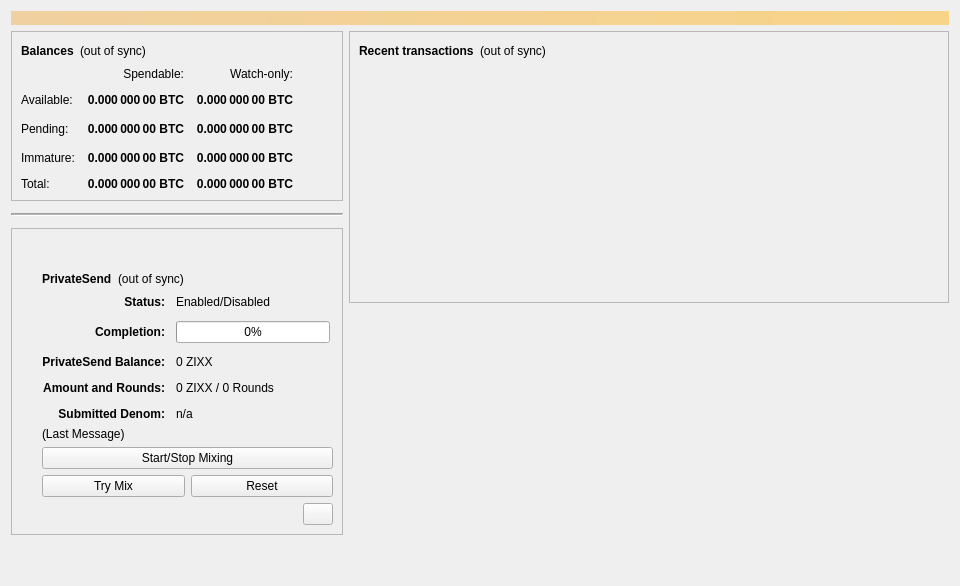
<?xml version="1.0" encoding="UTF-8"?>
<ui version="4.0">
 <class>OverviewPage</class>
 <widget class="QWidget" name="OverviewPage">
  <property name="geometry">
   <rect>
    <x>0</x>
    <y>0</y>
    <width>960</width>
    <height>586</height>
   </rect>
  </property>
  <property name="minimumSize">
   <size>
    <width>960</width>
    <height>0</height>
   </size>
  </property>
  <property name="windowTitle">
   <string>Form</string>
  </property>
  <layout class="QVBoxLayout" name="topLayout">
   <item>
    <widget class="QLabel" name="labelAlerts">
     <property name="visible">
      <bool>false</bool>
     </property>
     <property name="styleSheet">
      <string notr="true">QLabel { background-color: qlineargradient(x1: 0, y1: 0, x2: 1, y2: 0, stop:0 #F0D0A0, stop:1 #F8D488); color:#000000; }</string>
     </property>
     <property name="wordWrap">
      <bool>true</bool>
     </property>
     <property name="margin">
      <number>3</number>
     </property>
     <property name="textInteractionFlags">
      <set>Qt::TextSelectableByMouse</set>
     </property>
    </widget>
   </item>
   <item>
    <layout class="QHBoxLayout" name="horizontalLayout" stretch="0,1">
     <item>
      <layout class="QVBoxLayout" name="verticalLayout_2">
       <item>
        <widget class="QFrame" name="frame">
         <property name="frameShape">
          <enum>QFrame::StyledPanel</enum>
         </property>
         <property name="frameShadow">
          <enum>QFrame::Raised</enum>
         </property>
         <layout class="QVBoxLayout" name="verticalLayout_4">
          <item>
           <layout class="QHBoxLayout" name="horizontalLayout_4">
            <item>
             <widget class="QLabel" name="label_5">
              <property name="font">
               <font>
                <weight>75</weight>
                <bold>true</bold>
               </font>
              </property>
              <property name="text">
               <string>Balances</string>
              </property>
             </widget>
            </item>
            <item>
             <widget class="QLabel" name="labelWalletStatus">
              <property name="toolTip">
               <string>The displayed information may be out of date. Your wallet automatically synchronizes with the Zixx network after a connection is established, but this process has not completed yet.</string>
              </property>
              <property name="styleSheet">
               <string notr="true"/>
              </property>
              <property name="text">
               <string notr="true">(out of sync)</string>
              </property>
              <property name="alignment">
               <set>Qt::AlignLeading|Qt::AlignLeft|Qt::AlignVCenter</set>
              </property>
             </widget>
            </item>
            <item>
             <spacer name="horizontalSpacer_3">
              <property name="orientation">
               <enum>Qt::Horizontal</enum>
              </property>
              <property name="sizeHint" stdset="0">
               <size>
                <width>40</width>
                <height>20</height>
               </size>
              </property>
             </spacer>
            </item>
           </layout>
          </item>
          <item>
           <layout class="QGridLayout" name="gridLayout">
            <property name="spacing">
             <number>12</number>
            </property>
            <item row="2" column="2">
             <widget class="QLabel" name="labelWatchPending">
              <property name="font">
               <font>
                <weight>75</weight>
                <bold>true</bold>
               </font>
              </property>
              <property name="cursor">
               <cursorShape>IBeamCursor</cursorShape>
              </property>
              <property name="toolTip">
               <string>Unconfirmed transactions to watch-only addresses</string>
              </property>
              <property name="text">
               <string notr="true">0.000 000 00 BTC</string>
              </property>
              <property name="alignment">
               <set>Qt::AlignRight|Qt::AlignTrailing|Qt::AlignVCenter</set>
              </property>
              <property name="textInteractionFlags">
               <set>Qt::LinksAccessibleByMouse|Qt::TextSelectableByKeyboard|Qt::TextSelectableByMouse</set>
              </property>
             </widget>
            </item>
            <item row="2" column="1">
             <widget class="QLabel" name="labelUnconfirmed">
              <property name="font">
               <font>
                <weight>75</weight>
                <bold>true</bold>
               </font>
              </property>
              <property name="cursor">
               <cursorShape>IBeamCursor</cursorShape>
              </property>
              <property name="toolTip">
               <string>Total of transactions that have yet to be confirmed, and do not yet count toward the spendable balance</string>
              </property>
              <property name="text">
               <string notr="true">0.000 000 00 BTC</string>
              </property>
              <property name="alignment">
               <set>Qt::AlignRight|Qt::AlignTrailing|Qt::AlignVCenter</set>
              </property>
              <property name="textInteractionFlags">
               <set>Qt::LinksAccessibleByMouse|Qt::TextSelectableByKeyboard|Qt::TextSelectableByMouse</set>
              </property>
             </widget>
            </item>
            <item row="3" column="2">
             <widget class="QLabel" name="labelWatchImmature">
              <property name="font">
               <font>
                <weight>75</weight>
                <bold>true</bold>
               </font>
              </property>
              <property name="cursor">
               <cursorShape>IBeamCursor</cursorShape>
              </property>
              <property name="toolTip">
               <string>Mined balance in watch-only addresses that has not yet matured</string>
              </property>
              <property name="text">
               <string notr="true">0.000 000 00 BTC</string>
              </property>
              <property name="alignment">
               <set>Qt::AlignRight|Qt::AlignTrailing|Qt::AlignVCenter</set>
              </property>
              <property name="textInteractionFlags">
               <set>Qt::LinksAccessibleByMouse|Qt::TextSelectableByKeyboard|Qt::TextSelectableByMouse</set>
              </property>
             </widget>
            </item>
            <item row="4" column="0">
             <widget class="QLabel" name="labelTotalText">
              <property name="text">
               <string>Total:</string>
              </property>
             </widget>
            </item>
            <item row="3" column="1">
             <widget class="QLabel" name="labelImmature">
              <property name="font">
               <font>
                <weight>75</weight>
                <bold>true</bold>
               </font>
              </property>
              <property name="cursor">
               <cursorShape>IBeamCursor</cursorShape>
              </property>
              <property name="toolTip">
               <string>Mined balance that has not yet matured</string>
              </property>
              <property name="text">
               <string notr="true">0.000 000 00 BTC</string>
              </property>
              <property name="alignment">
               <set>Qt::AlignRight|Qt::AlignTrailing|Qt::AlignVCenter</set>
              </property>
              <property name="textInteractionFlags">
               <set>Qt::LinksAccessibleByMouse|Qt::TextSelectableByKeyboard|Qt::TextSelectableByMouse</set>
              </property>
             </widget>
            </item>
            <item row="2" column="3">
             <spacer name="horizontalSpacer_2">
              <property name="orientation">
               <enum>Qt::Horizontal</enum>
              </property>
              <property name="sizeHint" stdset="0">
               <size>
                <width>40</width>
                <height>20</height>
               </size>
              </property>
             </spacer>
            </item>
            <item row="3" column="0">
             <widget class="QLabel" name="labelImmatureText">
              <property name="text">
               <string>Immature:</string>
              </property>
             </widget>
            </item>
            <item row="4" column="1">
             <widget class="QLabel" name="labelTotal">
              <property name="font">
               <font>
                <weight>75</weight>
                <bold>true</bold>
               </font>
              </property>
              <property name="cursor">
               <cursorShape>IBeamCursor</cursorShape>
              </property>
              <property name="toolTip">
               <string>Your current total balance</string>
              </property>
              <property name="text">
               <string notr="true">0.000 000 00 BTC</string>
              </property>
              <property name="alignment">
               <set>Qt::AlignRight|Qt::AlignTrailing|Qt::AlignVCenter</set>
              </property>
              <property name="textInteractionFlags">
               <set>Qt::LinksAccessibleByMouse|Qt::TextSelectableByKeyboard|Qt::TextSelectableByMouse</set>
              </property>
             </widget>
            </item>
            <item row="4" column="2">
             <widget class="QLabel" name="labelWatchTotal">
              <property name="font">
               <font>
                <weight>75</weight>
                <bold>true</bold>
               </font>
              </property>
              <property name="cursor">
               <cursorShape>IBeamCursor</cursorShape>
              </property>
              <property name="toolTip">
               <string>Current total balance in watch-only addresses</string>
              </property>
              <property name="text">
               <string notr="true">0.000 000 00 BTC</string>
              </property>
              <property name="alignment">
               <set>Qt::AlignRight|Qt::AlignTrailing|Qt::AlignVCenter</set>
              </property>
              <property name="textInteractionFlags">
               <set>Qt::LinksAccessibleByMouse|Qt::TextSelectableByKeyboard|Qt::TextSelectableByMouse</set>
              </property>
             </widget>
            </item>
            <item row="0" column="2">
             <widget class="QLabel" name="labelWatchonly">
              <property name="text">
               <string>Watch-only:</string>
              </property>
              <property name="alignment">
               <set>Qt::AlignRight|Qt::AlignTrailing|Qt::AlignVCenter</set>
              </property>
             </widget>
            </item>
            <item row="1" column="0">
             <widget class="QLabel" name="labelBalanceText">
              <property name="text">
               <string>Available:</string>
              </property>
             </widget>
            </item>
            <item row="1" column="1">
             <widget class="QLabel" name="labelBalance">
              <property name="font">
               <font>
                <weight>75</weight>
                <bold>true</bold>
               </font>
              </property>
              <property name="cursor">
               <cursorShape>IBeamCursor</cursorShape>
              </property>
              <property name="toolTip">
               <string>Your current spendable balance</string>
              </property>
              <property name="text">
               <string notr="true">0.000 000 00 BTC</string>
              </property>
              <property name="alignment">
               <set>Qt::AlignRight|Qt::AlignTrailing|Qt::AlignVCenter</set>
              </property>
              <property name="textInteractionFlags">
               <set>Qt::LinksAccessibleByMouse|Qt::TextSelectableByKeyboard|Qt::TextSelectableByMouse</set>
              </property>
             </widget>
            </item>
            <item row="1" column="2">
             <widget class="QLabel" name="labelWatchAvailable">
              <property name="font">
               <font>
                <weight>75</weight>
                <bold>true</bold>
               </font>
              </property>
              <property name="cursor">
               <cursorShape>IBeamCursor</cursorShape>
              </property>
              <property name="toolTip">
               <string>Your current balance in watch-only addresses</string>
              </property>
              <property name="text">
               <string notr="true">0.000 000 00 BTC</string>
              </property>
              <property name="alignment">
               <set>Qt::AlignRight|Qt::AlignTrailing|Qt::AlignVCenter</set>
              </property>
              <property name="textInteractionFlags">
               <set>Qt::LinksAccessibleByMouse|Qt::TextSelectableByKeyboard|Qt::TextSelectableByMouse</set>
              </property>
             </widget>
            </item>
            <item row="2" column="0">
             <widget class="QLabel" name="labelPendingText">
              <property name="text">
               <string>Pending:</string>
              </property>
             </widget>
            </item>
            <item row="0" column="1">
             <widget class="QLabel" name="labelSpendable">
              <property name="text">
               <string>Spendable:</string>
              </property>
              <property name="alignment">
               <set>Qt::AlignRight|Qt::AlignTrailing|Qt::AlignVCenter</set>
              </property>
             </widget>
            </item>
           </layout>
          </item>
         </layout>
        </widget>
       </item>
       <item>
        <layout class="QVBoxLayout" name="verticalLayout_8">
         <property name="topMargin">
          <number>5</number>
         </property>
         <property name="bottomMargin">
          <number>5</number>
         </property>
         <item>
          <widget class="Line" name="line">
           <property name="sizePolicy">
            <sizepolicy hsizetype="Expanding" vsizetype="Fixed">
             <horstretch>0</horstretch>
             <verstretch>0</verstretch>
            </sizepolicy>
           </property>
           <property name="minimumSize">
            <size>
             <width>10</width>
             <height>5</height>
            </size>
           </property>
           <property name="midLineWidth">
            <number>1</number>
           </property>
           <property name="orientation">
            <enum>Qt::Horizontal</enum>
           </property>
          </widget>
         </item>
        </layout>
       </item>
       <item>
        <widget class="QFrame" name="framePrivateSend">
         <property name="layoutDirection">
          <enum>Qt::LeftToRight</enum>
         </property>
         <property name="frameShape">
          <enum>QFrame::StyledPanel</enum>
         </property>
         <property name="frameShadow">
          <enum>QFrame::Raised</enum>
         </property>
         <layout class="QVBoxLayout" name="VerticalLayout_PS1">
          <property name="leftMargin">
           <number>30</number>
          </property>
          <property name="topMargin">
           <number>40</number>
          </property>
          <item>
           <layout class="QHBoxLayout" name="horizontalLayout_5">
            <item>
             <widget class="QLabel" name="labelPrivateSendHeader">
              <property name="font">
               <font>
                <weight>75</weight>
                <bold>true</bold>
               </font>
              </property>
              <property name="text">
               <string>PrivateSend</string>
              </property>
             </widget>
            </item>
            <item>
             <widget class="QLabel" name="labelPrivateSendSyncStatus">
              <property name="toolTip">
               <string>The displayed information may be out of date. Your wallet automatically synchronizes with the Zixx network after a connection is established, but this process has not completed yet.</string>
              </property>
              <property name="styleSheet">
               <string notr="true"/>
              </property>
              <property name="text">
               <string notr="true">(out of sync)</string>
              </property>
              <property name="alignment">
               <set>Qt::AlignLeading|Qt::AlignLeft|Qt::AlignVCenter</set>
              </property>
             </widget>
            </item>
            <item>
             <spacer name="horizontalSpacer_4">
              <property name="orientation">
               <enum>Qt::Horizontal</enum>
              </property>
              <property name="sizeHint" stdset="0">
               <size>
                <width>40</width>
                <height>20</height>
               </size>
              </property>
             </spacer>
            </item>
           </layout>
          </item>
          <item>
           <layout class="QFormLayout" name="privateSendFormLayout">
            <property name="fieldGrowthPolicy">
             <enum>QFormLayout::ExpandingFieldsGrow</enum>
            </property>
            <property name="labelAlignment">
             <set>Qt::AlignRight|Qt::AlignTrailing|Qt::AlignVCenter</set>
            </property>
            <property name="formAlignment">
             <set>Qt::AlignLeading|Qt::AlignLeft|Qt::AlignTop</set>
            </property>
            <property name="horizontalSpacing">
             <number>11</number>
            </property>
            <property name="verticalSpacing">
             <number>12</number>
            </property>
            <item row="0" column="0">
             <widget class="QLabel" name="labelPrivateSendEnabledText">
              <property name="font">
               <font>
                <weight>75</weight>
                <bold>true</bold>
                <kerning>false</kerning>
               </font>
              </property>
              <property name="text">
               <string>Status:</string>
              </property>
              <property name="alignment">
               <set>Qt::AlignRight|Qt::AlignTrailing|Qt::AlignVCenter</set>
              </property>
             </widget>
            </item>
            <item row="0" column="1">
             <widget class="QLabel" name="labelPrivateSendEnabled">
              <property name="text">
               <string>Enabled/Disabled</string>
              </property>
             </widget>
            </item>
            <item row="1" column="0">
             <widget class="QLabel" name="labelCompletitionText">
              <property name="font">
               <font>
                <weight>75</weight>
                <bold>true</bold>
               </font>
              </property>
              <property name="text">
               <string>Completion:</string>
              </property>
              <property name="alignment">
               <set>Qt::AlignRight|Qt::AlignTrailing|Qt::AlignVCenter</set>
              </property>
             </widget>
            </item>
            <item row="1" column="1">
             <widget class="QProgressBar" name="privateSendProgress">
              <property name="maximumSize">
               <size>
                <width>154</width>
                <height>16777215</height>
               </size>
              </property>
              <property name="value">
               <number>0</number>
              </property>
             </widget>
            </item>
            <item row="2" column="0">
             <widget class="QLabel" name="labelAnonymizedText">
              <property name="font">
               <font>
                <weight>75</weight>
                <bold>true</bold>
               </font>
              </property>
              <property name="text">
               <string>PrivateSend Balance:</string>
              </property>
              <property name="alignment">
               <set>Qt::AlignRight|Qt::AlignTrailing|Qt::AlignVCenter</set>
              </property>
             </widget>
            </item>
            <item row="2" column="1">
             <widget class="QLabel" name="labelAnonymized">
              <property name="font">
               <font>
                <weight>50</weight>
                <bold>false</bold>
               </font>
              </property>
              <property name="text">
               <string notr="true">0 ZIXX</string>
              </property>
             </widget>
            </item>
            <item row="3" column="0">
             <widget class="QLabel" name="labelAmountAndRoundsText">
              <property name="font">
               <font>
                <weight>75</weight>
                <bold>true</bold>
               </font>
              </property>
              <property name="text">
               <string>Amount and Rounds:</string>
              </property>
              <property name="alignment">
               <set>Qt::AlignRight|Qt::AlignTrailing|Qt::AlignVCenter</set>
              </property>
             </widget>
            </item>
            <item row="3" column="1">
             <widget class="QLabel" name="labelAmountRounds">
              <property name="text">
               <string>0 ZIXX / 0 Rounds</string>
              </property>
             </widget>
            </item>
            <item row="4" column="0">
             <widget class="QLabel" name="labelSubmittedDenomText">
              <property name="font">
               <font>
                <weight>75</weight>
                <bold>true</bold>
               </font>
              </property>
              <property name="text">
               <string>Submitted Denom:</string>
              </property>
              <property name="alignment">
               <set>Qt::AlignRight|Qt::AlignTrailing|Qt::AlignVCenter</set>
              </property>
             </widget>
            </item>
            <item row="4" column="1">
             <widget class="QLabel" name="labelSubmittedDenom">
              <property name="toolTip">
               <string>The denominations you submitted to the Masternode.&lt;br&gt;To mix, other users must submit the exact same denominations.</string>
              </property>
              <property name="text">
               <string>n/a</string>
              </property>
             </widget>
            </item>
           </layout>
          </item>
          <item>
           <layout class="QVBoxLayout" name="VerticalLayout_PS">
            <item>
             <widget class="QLabel" name="labelPrivateSendLastMessage">
              <property name="text">
               <string>(Last Message)</string>
              </property>
              <property name="alignment">
               <set>Qt::AlignLeading|Qt::AlignLeft|Qt::AlignTop</set>
              </property>
              <property name="wordWrap">
               <bool>true</bool>
              </property>
             </widget>
            </item>
            <item>
             <widget class="QPushButton" name="togglePrivateSend">
              <property name="sizePolicy">
               <sizepolicy hsizetype="MinimumExpanding" vsizetype="Fixed">
                <horstretch>0</horstretch>
                <verstretch>0</verstretch>
               </sizepolicy>
              </property>
              <property name="text">
               <string>Start/Stop Mixing</string>
              </property>
             </widget>
            </item>
            <item>
             <layout class="QHBoxLayout" name="horizontalLayout_debugbuttons">
              <item>
               <widget class="QPushButton" name="privateSendAuto">
                <property name="sizePolicy">
                 <sizepolicy hsizetype="MinimumExpanding" vsizetype="Fixed">
                  <horstretch>0</horstretch>
                  <verstretch>0</verstretch>
                 </sizepolicy>
                </property>
                <property name="toolTip">
                 <string>Try to manually submit a PrivateSend request.</string>
                </property>
                <property name="text">
                 <string>Try Mix</string>
                </property>
               </widget>
              </item>
              <item>
               <widget class="QPushButton" name="privateSendReset">
                <property name="sizePolicy">
                 <sizepolicy hsizetype="MinimumExpanding" vsizetype="Fixed">
                  <horstretch>0</horstretch>
                  <verstretch>0</verstretch>
                 </sizepolicy>
                </property>
                <property name="toolTip">
                 <string>Reset the current status of PrivateSend (can interrupt PrivateSend if it's in the process of Mixing, which can cost you money!)</string>
                </property>
                <property name="autoFillBackground">
                 <bool>false</bool>
                </property>
                <property name="text">
                 <string>Reset</string>
                </property>
               </widget>
              </item>
             </layout>
            </item>
            <item>
             <layout class="QHBoxLayout" name="horizontalLayout_3">
              <item>
               <spacer name="horizontalSpacer_5">
                <property name="orientation">
                 <enum>Qt::Horizontal</enum>
                </property>
                <property name="sizeHint" stdset="0">
                 <size>
                  <width>40</width>
                  <height>20</height>
                 </size>
                </property>
               </spacer>
              </item>
              <item>
               <widget class="QPushButton" name="privateSendInfo">
                <property name="sizePolicy">
                 <sizepolicy hsizetype="MinimumExpanding" vsizetype="Fixed">
                  <horstretch>0</horstretch>
                  <verstretch>0</verstretch>
                 </sizepolicy>
                </property>
                <property name="maximumSize">
                 <size>
                  <width>30</width>
                  <height>30</height>
                 </size>
                </property>
                <property name="toolTip">
                 <string>Information about PrivateSend and Mixing</string>
                </property>
                <property name="text">
                 <string notr="true"/>
                </property>
               </widget>
              </item>
             </layout>
            </item>
           </layout>
          </item>
         </layout>
        </widget>
       </item>
       <item>
        <spacer name="verticalSpacer">
         <property name="orientation">
          <enum>Qt::Vertical</enum>
         </property>
         <property name="sizeHint" stdset="0">
          <size>
           <width>20</width>
           <height>40</height>
          </size>
         </property>
        </spacer>
       </item>
      </layout>
     </item>
     <item>
      <layout class="QVBoxLayout" name="verticalLayout_3">
       <item>
        <widget class="QFrame" name="frame_2">
         <property name="frameShape">
          <enum>QFrame::StyledPanel</enum>
         </property>
         <property name="frameShadow">
          <enum>QFrame::Raised</enum>
         </property>
         <layout class="QVBoxLayout" name="verticalLayout">
          <item>
           <layout class="QHBoxLayout" name="horizontalLayout_2">
            <item>
             <widget class="QLabel" name="label_4">
              <property name="font">
               <font>
                <weight>75</weight>
                <bold>true</bold>
               </font>
              </property>
              <property name="text">
               <string>Recent transactions</string>
              </property>
             </widget>
            </item>
            <item>
             <widget class="QLabel" name="labelTransactionsStatus">
              <property name="toolTip">
               <string>The displayed information may be out of date. Your wallet automatically synchronizes with the Zixx network after a connection is established, but this process has not completed yet.</string>
              </property>
              <property name="styleSheet">
               <string notr="true"/>
              </property>
              <property name="text">
               <string notr="true">(out of sync)</string>
              </property>
              <property name="alignment">
               <set>Qt::AlignLeading|Qt::AlignLeft|Qt::AlignVCenter</set>
              </property>
             </widget>
            </item>
            <item>
             <spacer name="horizontalSpacer">
              <property name="orientation">
               <enum>Qt::Horizontal</enum>
              </property>
              <property name="sizeHint" stdset="0">
               <size>
                <width>40</width>
                <height>20</height>
               </size>
              </property>
             </spacer>
            </item>
           </layout>
          </item>
          <item>
           <widget class="QListView" name="listTransactions">
            <property name="styleSheet">
             <string notr="true">QListView { background: transparent; }</string>
            </property>
            <property name="frameShape">
             <enum>QFrame::NoFrame</enum>
            </property>
            <property name="verticalScrollBarPolicy">
             <enum>Qt::ScrollBarAlwaysOff</enum>
            </property>
            <property name="horizontalScrollBarPolicy">
             <enum>Qt::ScrollBarAlwaysOff</enum>
            </property>
            <property name="selectionMode">
             <enum>QAbstractItemView::NoSelection</enum>
            </property>
           </widget>
          </item>
         </layout>
        </widget>
       </item>
       <item>
        <spacer name="verticalSpacer_2">
         <property name="orientation">
          <enum>Qt::Vertical</enum>
         </property>
         <property name="sizeHint" stdset="0">
          <size>
           <width>20</width>
           <height>40</height>
          </size>
         </property>
        </spacer>
       </item>
      </layout>
     </item>
    </layout>
   </item>
  </layout>
 </widget>
 <resources/>
 <connections/>
</ui>
